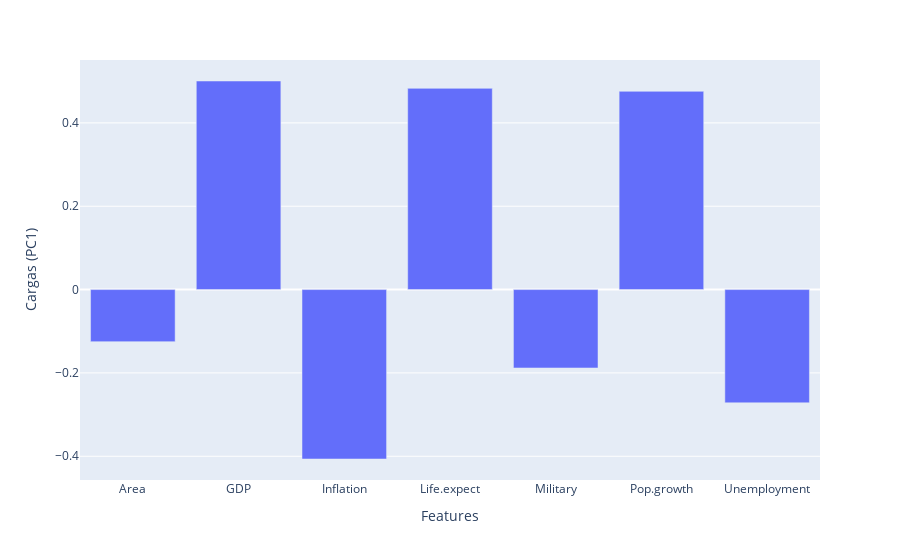

Notebook code for this chart:
### Markdown cell above
## Gráficos de cargas vs features en PC1

### Code cell
fig= px.bar(x=X_names,y=loadings_PC1)
fig.update_layout(showlegend=False,
                     xaxis_title="Features",
    yaxis_title="Cargas (PC1)",)

fig.show()

### Figure 1 — Plotly figure (JSON) as saved in the notebook; plotly's stock layout.template omitted (floating-point values rounded to 4 significant figures)
{"data": [{"alignmentgroup": "True", "hovertemplate": "x=%{x}<br>y=%{y}<extra></extra>", "legendgroup": "", "marker": {"color": "#636efa", "pattern": {"shape": ""}}, "name": "", "offsetgroup": "", "orientation": "v", "showlegend": false, "textposition": "auto", "type": "bar", "x": ["Area", "GDP", "Inflation", "Life.expect", "Military", "Pop.growth", "Unemployment"], "xaxis": "x", "y": [-0.1249, 0.5005, -0.4065, 0.4829, -0.1881, 0.4757, -0.2717], "yaxis": "y"}], "layout": {"autosize": true, "barmode": "relative", "legend": {"tracegroupgap": 0}, "margin": {"t": 60}, "showlegend": false, "xaxis": {"anchor": "y", "autorange": true, "domain": [0, 1], "range": [-0.5, 6.5], "title": {"text": "Features"}, "type": "category"}, "yaxis": {"anchor": "x", "autorange": true, "domain": [0, 1], "range": [-0.4569, 0.5509], "title": {"text": "Cargas (PC1)"}, "type": "linear"}}}
